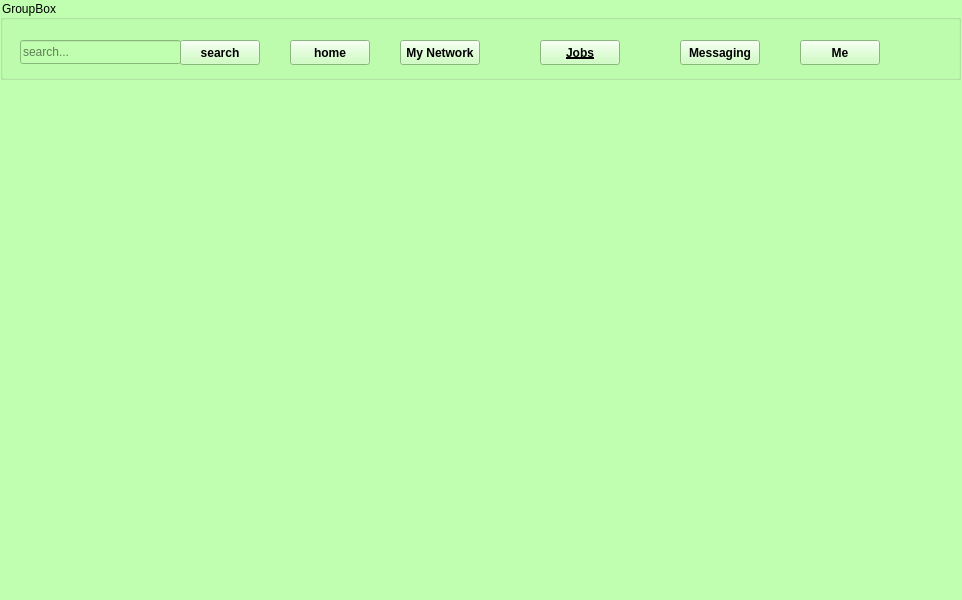
<?xml version="1.0" encoding="UTF-8"?>
<ui version="4.0">
 <class>Jobs_karbar</class>
 <widget class="QMainWindow" name="Jobs_karbar">
  <property name="geometry">
   <rect>
    <x>0</x>
    <y>0</y>
    <width>962</width>
    <height>600</height>
   </rect>
  </property>
  <property name="windowTitle">
   <string>MainWindow</string>
  </property>
  <property name="styleSheet">
   <string notr="true">color: rgb(0, 0, 0);
background-color: rgb(192, 255, 175);</string>
  </property>
  <widget class="QWidget" name="centralwidget">
   <widget class="QGroupBox" name="groupBox">
    <property name="geometry">
     <rect>
      <x>0</x>
      <y>0</y>
      <width>961</width>
      <height>80</height>
     </rect>
    </property>
    <property name="title">
     <string>GroupBox</string>
    </property>
    <widget class="QPushButton" name="homePushButton">
     <property name="geometry">
      <rect>
       <x>290</x>
       <y>40</y>
       <width>80</width>
       <height>25</height>
      </rect>
     </property>
     <property name="font">
      <font>
       <weight>75</weight>
       <bold>true</bold>
      </font>
     </property>
     <property name="text">
      <string>home</string>
     </property>
    </widget>
    <widget class="QPushButton" name="pushButton_2">
     <property name="geometry">
      <rect>
       <x>400</x>
       <y>40</y>
       <width>80</width>
       <height>25</height>
      </rect>
     </property>
     <property name="font">
      <font>
       <weight>75</weight>
       <italic>false</italic>
       <bold>true</bold>
      </font>
     </property>
     <property name="text">
      <string>My Network</string>
     </property>
    </widget>
    <widget class="QPushButton" name="pushButton_3">
     <property name="geometry">
      <rect>
       <x>540</x>
       <y>40</y>
       <width>80</width>
       <height>25</height>
      </rect>
     </property>
     <property name="font">
      <font>
       <weight>75</weight>
       <bold>true</bold>
       <underline>true</underline>
      </font>
     </property>
     <property name="text">
      <string>Jobs</string>
     </property>
    </widget>
    <widget class="QPushButton" name="pushButton_4">
     <property name="geometry">
      <rect>
       <x>680</x>
       <y>40</y>
       <width>80</width>
       <height>25</height>
      </rect>
     </property>
     <property name="font">
      <font>
       <weight>75</weight>
       <bold>true</bold>
      </font>
     </property>
     <property name="text">
      <string>Messaging</string>
     </property>
    </widget>
    <widget class="QPushButton" name="pushButton_5">
     <property name="geometry">
      <rect>
       <x>800</x>
       <y>40</y>
       <width>80</width>
       <height>25</height>
      </rect>
     </property>
     <property name="font">
      <font>
       <weight>75</weight>
       <bold>true</bold>
      </font>
     </property>
     <property name="text">
      <string>Me</string>
     </property>
    </widget>
    <widget class="QLineEdit" name="lineEdit">
     <property name="geometry">
      <rect>
       <x>20</x>
       <y>40</y>
       <width>161</width>
       <height>24</height>
      </rect>
     </property>
     <property name="styleSheet">
      <string notr="true"/>
     </property>
     <property name="inputMask">
      <string/>
     </property>
     <property name="text">
      <string/>
     </property>
     <property name="placeholderText">
      <string>search...</string>
     </property>
    </widget>
    <widget class="QPushButton" name="pushButton">
     <property name="geometry">
      <rect>
       <x>180</x>
       <y>40</y>
       <width>80</width>
       <height>25</height>
      </rect>
     </property>
     <property name="font">
      <font>
       <weight>75</weight>
       <bold>true</bold>
      </font>
     </property>
     <property name="text">
      <string>search</string>
     </property>
    </widget>
   </widget>
  </widget>
  <widget class="QMenuBar" name="menubar">
   <property name="geometry">
    <rect>
     <x>0</x>
     <y>0</y>
     <width>962</width>
     <height>25</height>
    </rect>
   </property>
  </widget>
  <widget class="QStatusBar" name="statusbar"/>
 </widget>
 <resources/>
 <connections/>
</ui>
